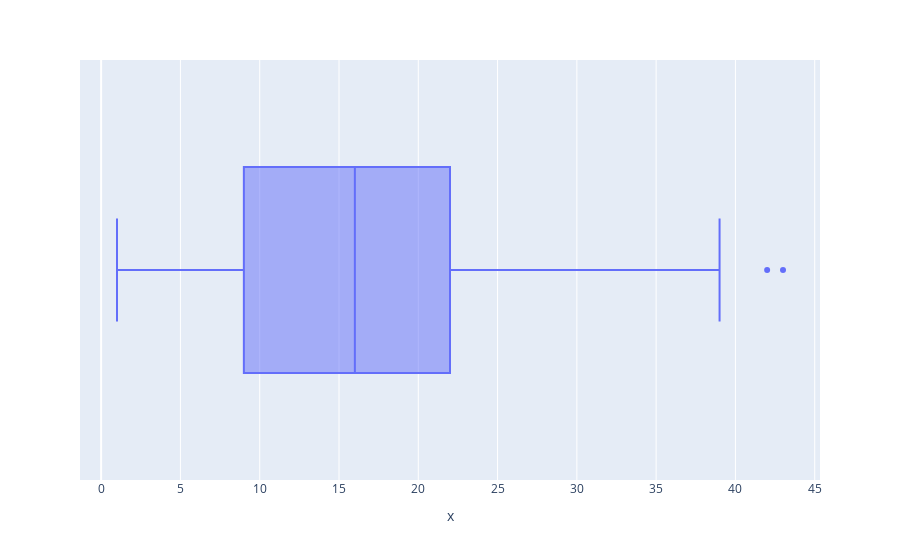

Notebook cell for this chart:
### Code cell
px.box(x=data['Offers on Percentage'])

### Figure 1 — Plotly figure (JSON) as saved in the notebook; plotly's stock layout.template omitted (floating-point values rounded to 4 significant figures; data arrays with more than 128 entries replaced by an {"elided": "..."} marker saying what was removed)
{"data": [{"alignmentgroup": "True", "hovertemplate": "x=%{x}<extra></extra>", "legendgroup": "", "marker": {"color": "#636efa"}, "name": "", "notched": false, "offsetgroup": "", "orientation": "h", "showlegend": false, "type": "box", "x": {"elided": "960 int values"}, "x0": " ", "xaxis": "x", "y0": " ", "yaxis": "y"}], "layout": {"boxmode": "group", "legend": {"tracegroupgap": 0}, "margin": {"t": 60}, "xaxis": {"anchor": "y", "domain": [0, 1], "title": {"text": "x"}}, "yaxis": {"anchor": "x", "domain": [0, 1]}}}
